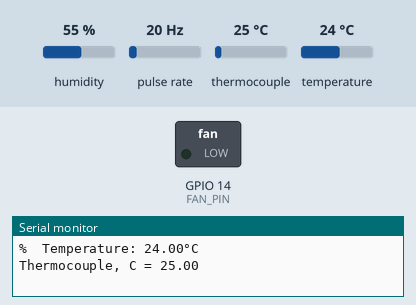
Bench run of a sketch on a simulated ESP32. Parts: switched loads named in the sketch (green lamp = pin HIGH), the last lines printed to the serial monitor. Wiring (inferred from the names in the program): pulse sensor: data GPIO 27. Inputs (shaded band) come from the test bench; at power-on: humidity 55 %, pulse rate 20 Hz, thermocouple 25 °C, temperature 24 °C.

Above: at 4.0 s.
At 11.0 s:
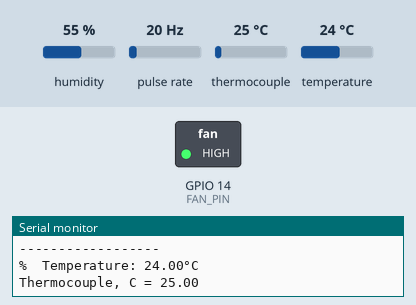
Timing chart, 0 to 21.8 s (numbered marks = the images above):
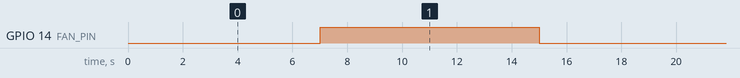

The sketch:

all_sensor_test.ino
```cpp
#include "max6675.h"
#include "DHT.h"

#define FAN_PIN 14

#define DHTPIN 26
#define DHTTYPE DHT22
DHT dht(DHTPIN, DHTTYPE);

const int RecordTime = 3; //Define Measuring Time (Seconds)
const int SensorPin = 27;  //Define Interrupt Pin (2 for Arduino Uno)

int fanSpeed=200;
int fanCount =0;
const int freq = 5000;
const int ledChannel = 0;
const int resolution = 8;

int InterruptCounter;
float WindSpeed;

int thermoDO = 19;
int thermoCS = 5;
int thermoCLK = 18;

MAX6675 thermocouple(thermoCLK, thermoCS, thermoDO);

void setup() {
  Serial.begin(9600);
  dht.begin();


  // wait for MAX chip to stabilize
  delay(500);

  ledcSetup(ledChannel, freq, resolution);
  // attach the channel to the GPIO to be controlled
  ledcAttachPin(FAN_PIN, ledChannel);

  delay(500);
}

void loop() {
  // DHT
  // Sensor readings may also be up to 2 seconds 'old' (its a very slow sensor)
  float h = dht.readHumidity();
  // Read temperature as Celsius (the default)
  float t = dht.readTemperature();
  // Read temperature as Fahrenheit (isFahrenheit = true)
  float f = dht.readTemperature(true);

  // Check if any reads failed and exit early (to try again).
  if (isnan(h) || isnan(t) || isnan(f)) {
    Serial.println(F("Failed to read from DHT sensor!"));
  } else {
 // Compute heat index in Fahrenheit (the default)
  float hif = dht.computeHeatIndex(f, h);
  // Compute heat index in Celsius (isFahreheit = false)
  float hic = dht.computeHeatIndex(t, h, false);

  Serial.print(F("%  Temperature: "));
  Serial.print(t);
  Serial.println(F("°C "));
  }


  delay(1000);

  //thermocouple
  Serial.print("Thermocouple, C = ");
  Serial.println(thermocouple.readCelsius());

  delay(1000);

 //anemometer
  measure();
  Serial.print("Wind Speed: ");
  Serial.print(WindSpeed);       //Speed in km/h
  Serial.print(" km/h - ");
  Serial.print(WindSpeed / 3.6); //Speed in m/s
  Serial.println(" m/s");

  delay(1000);

  //fan
  fanSpeed = (fanCount%2==0)*255;
  ledcWrite(ledChannel, fanSpeed);
  Serial.print("fan speed: ");
  Serial.println(fanSpeed);
  fanCount++;


  delay(2000);
  Serial.println("------------------");
}

void measure() {
  InterruptCounter = 0;
  attachInterrupt(digitalPinToInterrupt(SensorPin), countup, RISING);
  delay(1000 * RecordTime);
  detachInterrupt(digitalPinToInterrupt(SensorPin));
  WindSpeed = (float)InterruptCounter / (float)RecordTime * 2.4;
}

void countup() {
  InterruptCounter++;
}
```

Measured:
- by itself, GPIO 14 (FAN_PIN): alternates HIGH for 8.0 s and LOW for 8.0 s
